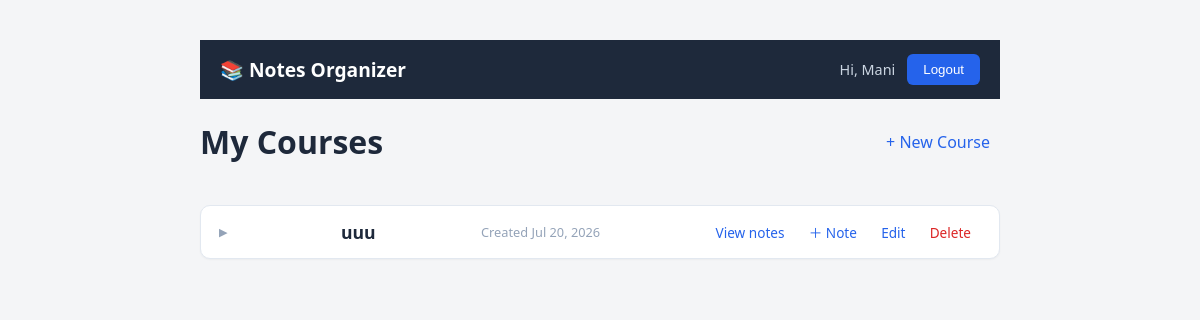
The app's page /courses/ (signed in), older data.
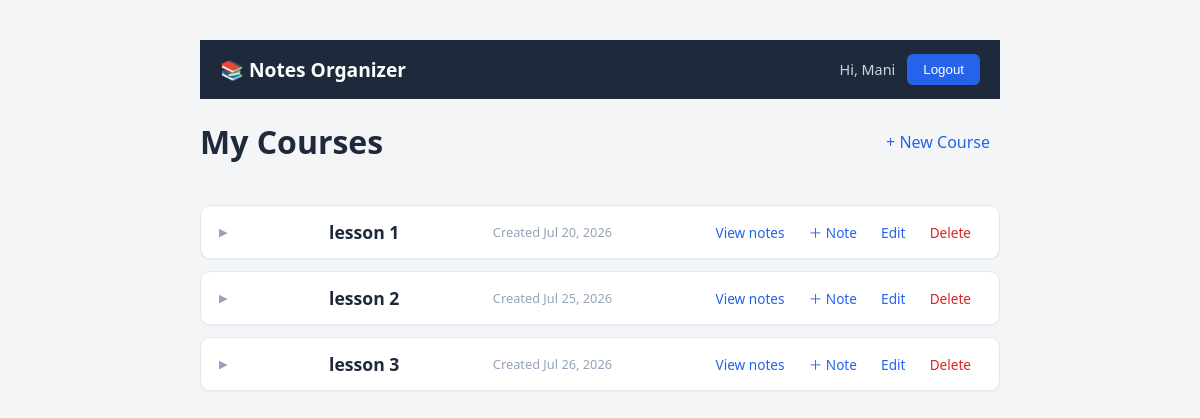
The same page, newer data.
### notes/models.py (models this page shows, shortened)
class Course(models.Model):
    owner = models.ForeignKey(User, on_delete=models.CASCADE, related_name='courses')
    title = models.CharField(max_length=200)
    description = models.TextField(blank=True)
    created_at = models.DateTimeField(auto_now_add=True)

### notes/views.py (the view)
# urls.py: path('', views.course_list, name='course_list'),
@login_required
def course_list(request):
    courses = Course.objects.filter(owner=request.user)
    return render(request, 'notes/course_list.html', {'courses': courses})

### notes/templates/notes/course_list.html (shortened to what this page needs)
{% extends 'notes/base.html' %}
{% load static %}
{% block extra_css %}
<link rel="stylesheet" href="{% static 'notes/css/course_list.css' %}">
{% endblock %}
{% block content %}
<div class="page-heading">
  <h1>My Courses</h1>
  <a href="{% url 'course_create' %}" class="btn-primary">+ New Course</a>
</div>
<div class="tree">
  {% for course in courses %}
    <details class="course-node">
      <summary>
        <span class="course-title">{{ course.title }}</span>
        <span class="course-date">Created {{ course.created_at|date:"M d, Y" }}</span>
          <span class="course-actions">
            <a href="{% url 'note_list' course.pk %}" title="View notes">View notes</a>
            <a href="{% url 'note_create' course.pk %}" title="Add note">＋ Note</a>
            <a href="{% url 'course_edit' course.pk %}" title="Edit course">Edit</a>
            <a href="{% url 'course_delete' course.pk %}" title="Delete course" class="danger">Delete</a>
          </span>
      </summary>
    </details>
  {% empty %}
    <p class="empty-state">You haven't created any courses yet. Start by adding one!</p>
  {% endfor %}
</div>
{% endblock %}

### notes/templates/notes/base.html (shortened to what this page needs)
{% load static %}
<!DOCTYPE html>
<html lang="en" dir="ltr">
<head>
  <link rel="stylesheet" href="{% static 'notes/css/base.css' %}">
  {% block extra_css %}{% endblock %}
</head>
<body>
  <nav class="navbar">
    <div class="navbar-inner">
      <a href="{% url 'course_list' %}" class="logo">📚 Notes Organizer</a>
      {% if user.is_authenticated %}
        <div class="navbar-right">
          <span class="username">Hi, {{ user.username }}</span>
          <form method="post" action="{% url 'logout_confirm' %}" class="inline-form">
            <button type="submit" class="btn-secondary">Logout</button>
          </form>
        </div>
      {% endif %}
    </div>
  </nav>
  <main>
    {% block content %}
    {% endblock %}
  </main>
</body>
</html>

### notes/static/notes/css/base.css (style rules this page uses)
body { font-family: 'Segoe UI', Tahoma, sans-serif; background-color: #f4f5f7; color: #222; max-width: 800px; margin: 40px auto; padding: 0 20px; }
.navbar { background-color: #1e293b; position: sticky; top: 0; z-index: 10; }
.navbar-inner { max-width: 800px; margin: 0 auto; padding: 14px 20px; display: flex; justify-content: space-between; align-items: center; }
.logo { color: white; font-size: 1.2em; font-weight: 600; text-decoration: none; }
.navbar-right { display: flex; align-items: center; gap: 12px; }
.username { color: #cbd5e1; font-size: 0.9em; }
.inline-form { margin: 0; }
a { color: #2563eb; text-decoration: none; margin-inline-end: 10px; }
h1, h2 { color: #1e293b; }
form { margin: 15px 0; }
button { padding: 8px 16px; background-color: #2563eb; color: white; border: none; border-radius: 6px; cursor: pointer; }

### notes/static/notes/css/course_list.css (style rules this page uses)
.page-heading { display: flex; justify-content: space-between; align-items: center; margin-bottom: 20px; }
.tree { display: flex; flex-direction: column; gap: 12px; }
.course-node { background: white; border: 1px solid #e2e8f0; border-radius: 10px; padding: 14px 18px; box-shadow: 0 1px 2px rgba(0, 0, 0, 0.04); }
.course-node summary { display: flex; justify-content: space-between; align-items: center; gap: 12px; cursor: pointer; list-style: none; }
.course-node summary::before { content: "▶"; display: inline-block; margin-inline-end: 8px; font-size: 0.7em; color: #94a3b8; transition: transform 0.15s ease; }
.course-title { font-weight: 600; font-size: 1.1em; color: #1e293b; }
.course-date, .note-date { color: #94a3b8; font-size: 0.8em; white-space: nowrap; }
.course-actions a, .note-actions a { font-size: 0.85em; margin-inline-start: 10px; }
.course-actions .danger, .note-actions .danger { color: #dc2626; }

Row changes from the older to the newer data that the page shows:
changed Course: title "uuu" → "lesson 1"
added Course: title "lesson 2", created_at "Jul 25, 2026"
added Course: title "lesson 3", created_at "Jul 26, 2026"
